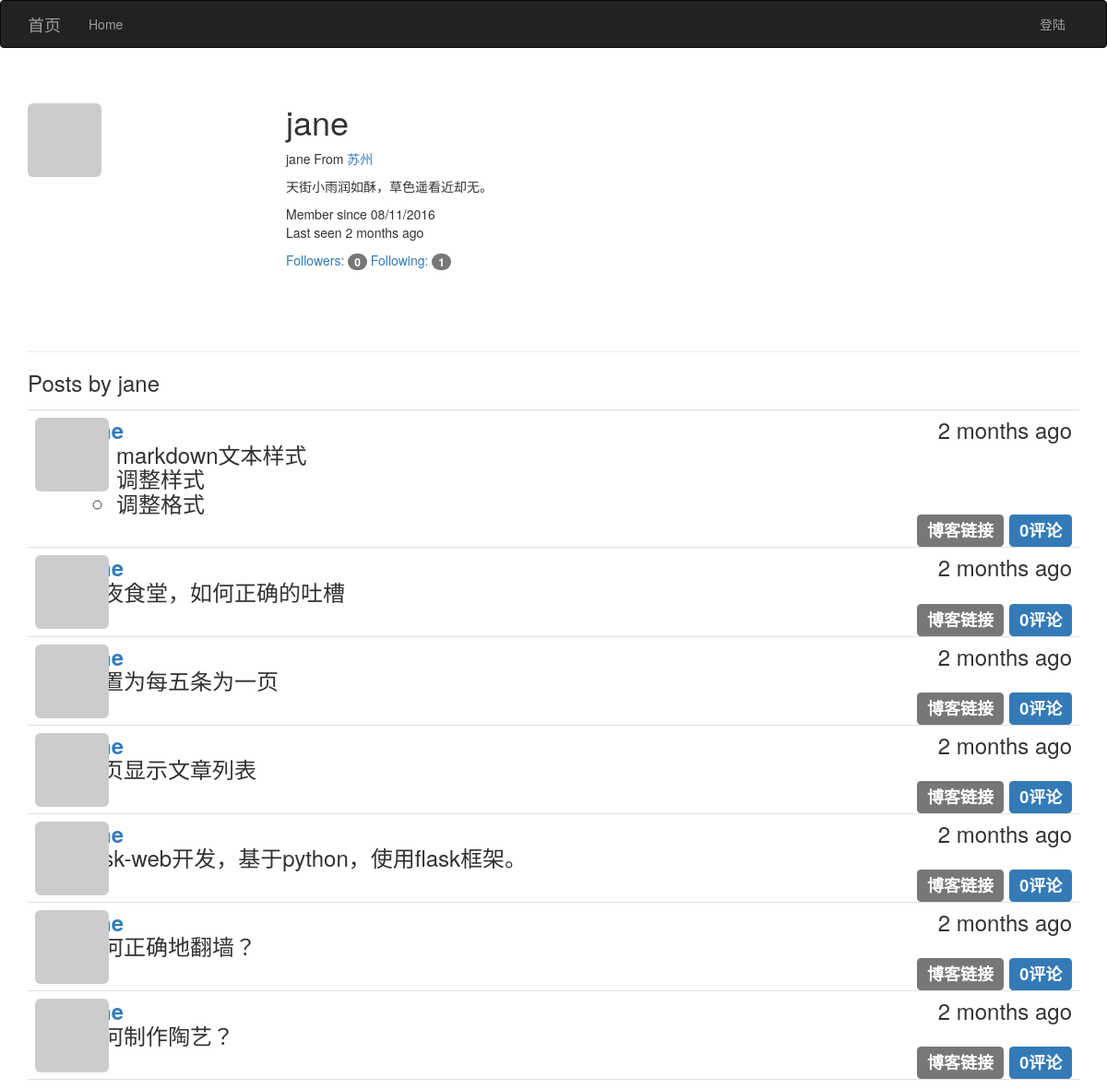
The page /user/jane on the database its author committed.
### app/models.py (models this page shows, shortened)
class User(UserMixin, db.Model):
    __tablename__ = 'users'
    id = db.Column(db.Integer, primary_key=True)
    username = db.Column(db.String(64), unique=True, index=True)
    role_id = db.Column(db.Integer, db.ForeignKey('roles.id'))
    password_hash = db.Column(db.String(128))
    email = db.Column(db.String(64), unique=True, index=True)
    confirmed = db.Column(db.Boolean, default=False)
    name = db.Column(db.String(64))
    location = db.Column(db.String(64))
    about_me = db.Column(db.Text())
    member_since = db.Column(db.DateTime(), default=datetime.utcnow)
    last_seen = db.Column(db.DateTime(), default=datetime.utcnow)
    avatar_hash = db.Column(db.String(32))
    posts = db.relationship('Post', backref='author', lazy='dynamic')
    comments = db.relationship('Comment', backref='author', lazy='dynamic')
    followed = db.relationship('Follow',
                                foreign_keys=[Follow.follower_id],
                                backref=db.backref('follower', lazy='joined'),
                                lazy='dynamic',
                                cascade='all, delete-orphan')
    followers = db.relationship('Follow',
                                foreign_keys=[Follow.followed_id],
                                backref=db.backref('followed', lazy='joined'),
                                lazy='dynamic',
                                cascade='all, delete-orphan')
    @property
    def password(self):
        raise AttributeError('password is not a readable attribute')
    def gravatar(self, size=100, default='identicon', rating='g'):
        if request.is_secure:
            url = 'https://secure.gravatar.com/avatar'
        else:
            url = 'http://www.gravatar.com/avatar'
        hash = self.avatar_hash or hashlib.md5(self.email.encode('utf-8')).hexdigest()
        return '{url}/{hash}?s={size}&d={default}&r={rating}'.format(
            url=url, hash=hash, size=size, default=default,rating=rating)

class Post(db.Model):
    __tablename__ = 'posts'
    id = db.Column(db.Integer, primary_key=True)
    body = db.Column(db.Text)
    timestamp = db.Column(db.DateTime, index=True, default=datetime.utcnow)
    author_id = db.Column(db.Integer, db.ForeignKey('users.id'))
    body_html = db.Column(db.Text)
    comments = db.relationship('Comment', backref='post', lazy='dynamic')

### app/main/views.py (the view)
@main.route('/user/<username>')
def user(username):
    user = User.query.filter_by(username=username).first()
    if user is None:
        abort (404)
    posts = user.posts.order_by(Post.timestamp.desc()).all()
    return render_template('user.html', user=user, posts=posts)

### app/auth/views.py (called while the page is built)
@auth.before_app_request
def before_request():
    if current_user.is_authenticated:
        current_user.ping()
        if not current_user.confirmed \
                and request.endpoint[:5] != 'auth.' and request.endpoint != 'static':
            return redirect(url_for('auth.unconfirmed'))

### app/main/__init__.py (called while the page is built)
@main.app_context_processor
def inject_permission():
    return dict(Permission=Permission)

### app/models.py (called while the page is built)
    def can(self, permissions):
        return False

    def is_administrator(self):
        return False

### app/templates/user.html (shortened to what this page needs)
{% extends 'base.html' %}
{% block page_content %}
<div class="page-header">
    <img class="img-rounded profile-thumbnail" src="{{ user.gravatar(size=256) }}">
    <div class="profile-header">
        <h1>{{ user.username }}</h1>
        {% if user.name or location %}
        <p>
            {% if user.name %}{{ user.name }}{% endif %}
            {% if user.location %}
                From <a href="http://maps.google.com/?q={{ user.location }}">{{ user.location }}</a>
            {% endif %}
        </p>
        {% endif %}
        {% if user.about_me %}<p>{{ user.about_me }}</p>{% endif %}
        <p>Member since {{ moment(user.member_since).format('L') }}<br/>
        Last seen {{ moment(user.last_seen).fromNow() }}
        </p>
        <a href="{{ url_for('.followers', username=user.username) }}">
            Followers: <span class="badge">{{ user.followers.count() - 1 }}</span>
        </a>
        <a href="{{ url_for('.followed_by', username=user.username) }}">
            Following: <span class="badge">{{ user.followed.count() - 1 }}</span>
        </a>
    </div>
</div>
<h3>Posts by {{ user.username }}
{% include '_posts.html' %}
{% endblock %}

### app/templates/base.html (shortened to what this page needs)
{% extends 'bootstrap/base.html' %}
{% import 'bootstrap/wtf.html' as wtf %}
{% block head %}
{{ super() }}
<link rel="stylesheet" type="text/css" href="{{ url_for('static', filename='styles.css') }}">
{% endblock %}
{% block navbar %}
<div class="navbar navbar-inverse" role="navigation">
    <div class="container">
        <div class="navbar-header">
            <a class="navbar-brand" href="{{ url_for('main.index') }}">首页</a>
        </div>
        <div class="navbar-collapse collapse">
            <ul class="nav navbar-nav">
                <li><a href="{{ url_for('main.index') }}">Home</a></li>
            </ul>
            <ul class="nav navbar-nav navbar-right">
                {% if current_user.is_authenticated %}
                <li class="dropdown">
                    <a href="#" class="dropdown-toggle" data-toggle="dropdown">账户管理<b class="caret"></b></a>
                    <ul class="dropdown-menu">
                        <li><a href="{{ url_for('auth.change_password') }}">更改密码</a></li>
                        <li><a href="{{ url_for('auth.change_email_request') }}">更改邮箱地址</a></li>
                        <li><a href="{{ url_for('auth.logout') }}">退出</a></li>
                    </ul>
                </li>
                {% else %}
                <li><a href="{{ url_for('auth.login') }}">登陆</a></li>
                {% endif %}
            </ul>
        </div>
    </div>
</div>
{% endblock %}
{% block content %}
<div class="container">
    {% block page_content %}{% endblock %}
</div>
{% endblock %}

### app/templates/_posts.html (shortened to what this page needs)
<ul class="posts">
    {% for post in posts %}
    <li class="post">
        <div class="post-thumbnail">
            <a href="{{ url_for('.user', username=post.author.username) }}">
                <img class="img-rounded profile-thumbnail" src="{{ post.author.gravatar(size=40) }}">
            </a>
        </div>
        <div class="post-content">
            <div class="post-date">{{ moment(post.timestamp).fromNow() }}</div>
            <div class="post-author"><a href="{{ url_for('.user', username=post.author.username) }}">{{ post.author.username }}</a></div>
            <div class="post-body">
                {% if post.body_html %}
                    {{ post.body_html | safe }}
                {% else %}
                    {{ post.body }}
                {% endif %}
            </div>
            <div class="post-footer">
                <a href="{{ url_for('.post', id=post.id) }}">
                    <span class="label label-default">博客链接</span>
                </a>
                <a href="{{ url_for('.post', id=post.id) }}#comments">
                    <span class="label label-primary">{{ post.comments.count() }}评论</span>
                </a>
            </div>
        </div>
    </li>
    {% endfor %}
</ul>

### app/static/styles.css (style rules this page uses)
.profile-thumbnail { position: absolute; }
.profile-header { min-height: 260px; margin-left: 280px; }
ul.posts { list-style-type: none; padding: 0px; margin: 16px 0px 0px 0px; border-top: 1px solid #e0e0e0; }
ul.posts li.post { padding: 8px; border-bottom: 1px solid #e0e0e0; }
div.post-date { float: right; }
div.post-author { font-weight: bold; }
div.post-thumbnail { position: absolute; }
div.post-content { margin-left: 48px; min-height: 48px; }
div.post-footer { text-align: right; }

### rows shown on the page
User: username "jane", name "jane", location "苏州", about_me "天街小雨润如酥，草色遥看近却无。", member_since "08/11/2016", last_seen "2 months ago"
Post: timestamp "2 months ago", body_html "markdown文本样式 调整样式 调整格式", comments.count "0"
Post: timestamp "2 months ago", body "深夜食堂，如何正确的吐槽", comments.count "0"
Post: timestamp "2 months ago", body "设置为每五条为一页", comments.count "0"
Post: timestamp "2 months ago", body "分页显示文章列表", comments.count "0"
Post: timestamp "2 months ago", body "flask-web开发，基于python，使用flask框架。", comments.count "0"
Post: timestamp "2 months ago", body "如何正确地翻墙？", comments.count "0"
Post: timestamp "2 months ago", body "如何制作陶艺？", comments.count "0"

### other values the page prints
{{ user.followers.count() - 1 }} "0"
{{ user.followed.count() - 1 }} "1"
